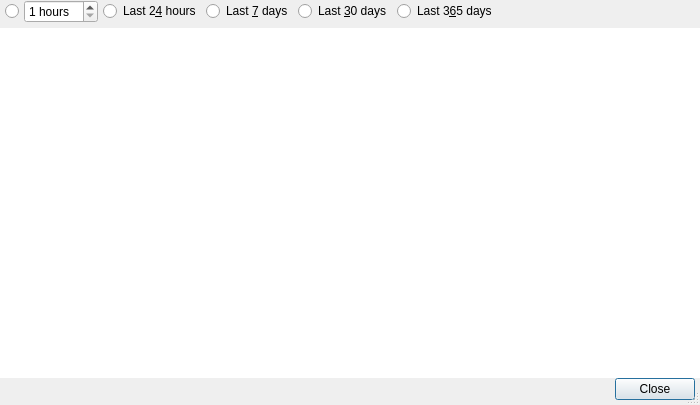
<?xml version="1.0" encoding="UTF-8"?>
<ui version="4.0">
 <class>graphDialog</class>
 <widget class="QDialog" name="graphDialog">
  <property name="geometry">
   <rect>
    <x>0</x>
    <y>0</y>
    <width>700</width>
    <height>405</height>
   </rect>
  </property>
  <property name="mouseTracking">
   <bool>false</bool>
  </property>
  <property name="windowTitle">
   <string>Graph</string>
  </property>
  <property name="whatsThis">
   <string>&lt;html&gt;&lt;head/&gt;&lt;body&gt;&lt;p&gt;This is the graph window for the Temp program.&lt;/p&gt;&lt;/body&gt;&lt;/html&gt;</string>
  </property>
  <property name="locale">
   <locale language="English" country="Sweden"/>
  </property>
  <property name="sizeGripEnabled">
   <bool>true</bool>
  </property>
  <layout class="QVBoxLayout" name="verticalLayout_2">
   <property name="spacing">
    <number>0</number>
   </property>
   <property name="leftMargin">
    <number>0</number>
   </property>
   <property name="topMargin">
    <number>0</number>
   </property>
   <property name="rightMargin">
    <number>0</number>
   </property>
   <property name="bottomMargin">
    <number>0</number>
   </property>
   <item>
    <layout class="QVBoxLayout" name="verticalLayout">
     <property name="spacing">
      <number>5</number>
     </property>
     <item>
      <layout class="QHBoxLayout" name="horizontalLayout" stretch="0,0,0,0,0,1">
       <property name="leftMargin">
        <number>5</number>
       </property>
       <property name="rightMargin">
        <number>5</number>
       </property>
       <item>
        <widget class="QRadioButton" name="hourButton">
         <property name="text">
          <string/>
         </property>
        </widget>
       </item>
       <item>
        <widget class="QSpinBox" name="spinBox">
         <property name="readOnly">
          <bool>false</bool>
         </property>
         <property name="suffix">
          <string> hours</string>
         </property>
         <property name="minimum">
          <number>1</number>
         </property>
         <property name="maximum">
          <number>23</number>
         </property>
         <property name="value">
          <number>1</number>
         </property>
        </widget>
       </item>
       <item>
        <widget class="QRadioButton" name="dayButton">
         <property name="text">
          <string>Last 2&amp;4 hours</string>
         </property>
        </widget>
       </item>
       <item>
        <widget class="QRadioButton" name="weekButton">
         <property name="text">
          <string>Last &amp;7 days</string>
         </property>
        </widget>
       </item>
       <item>
        <widget class="QRadioButton" name="monthButton">
         <property name="text">
          <string>Last &amp;30 days</string>
         </property>
        </widget>
       </item>
       <item>
        <widget class="QRadioButton" name="yearButton">
         <property name="text">
          <string>Last 3&amp;65 days</string>
         </property>
        </widget>
       </item>
      </layout>
     </item>
     <item>
      <widget class="QGraphicsView" name="graphicsView">
       <property name="mouseTracking">
        <bool>false</bool>
       </property>
       <property name="frameShape">
        <enum>QFrame::NoFrame</enum>
       </property>
       <property name="frameShadow">
        <enum>QFrame::Raised</enum>
       </property>
       <property name="lineWidth">
        <number>0</number>
       </property>
      </widget>
     </item>
    </layout>
   </item>
   <item>
    <layout class="QVBoxLayout" name="verticalLayout_3">
     <property name="spacing">
      <number>5</number>
     </property>
     <property name="rightMargin">
      <number>5</number>
     </property>
     <property name="bottomMargin">
      <number>5</number>
     </property>
     <item>
      <widget class="QDialogButtonBox" name="buttonBox">
       <property name="layoutDirection">
        <enum>Qt::LeftToRight</enum>
       </property>
       <property name="autoFillBackground">
        <bool>false</bool>
       </property>
       <property name="styleSheet">
        <string notr="true"/>
       </property>
       <property name="orientation">
        <enum>Qt::Horizontal</enum>
       </property>
       <property name="standardButtons">
        <set>QDialogButtonBox::Close</set>
       </property>
       <property name="centerButtons">
        <bool>false</bool>
       </property>
      </widget>
     </item>
    </layout>
   </item>
  </layout>
  <action name="actionClose">
   <property name="text">
    <string>Close</string>
   </property>
   <property name="shortcut">
    <string>Ctrl+W</string>
   </property>
  </action>
 </widget>
 <tabstops>
  <tabstop>graphicsView</tabstop>
 </tabstops>
 <resources/>
 <connections>
  <connection>
   <sender>buttonBox</sender>
   <signal>accepted()</signal>
   <receiver>graphDialog</receiver>
   <slot>accept()</slot>
   <hints>
    <hint type="sourcelabel">
     <x>219</x>
     <y>374</y>
    </hint>
    <hint type="destinationlabel">
     <x>157</x>
     <y>274</y>
    </hint>
   </hints>
  </connection>
  <connection>
   <sender>buttonBox</sender>
   <signal>rejected()</signal>
   <receiver>graphDialog</receiver>
   <slot>reject()</slot>
   <hints>
    <hint type="sourcelabel">
     <x>287</x>
     <y>374</y>
    </hint>
    <hint type="destinationlabel">
     <x>286</x>
     <y>274</y>
    </hint>
   </hints>
  </connection>
 </connections>
</ui>
